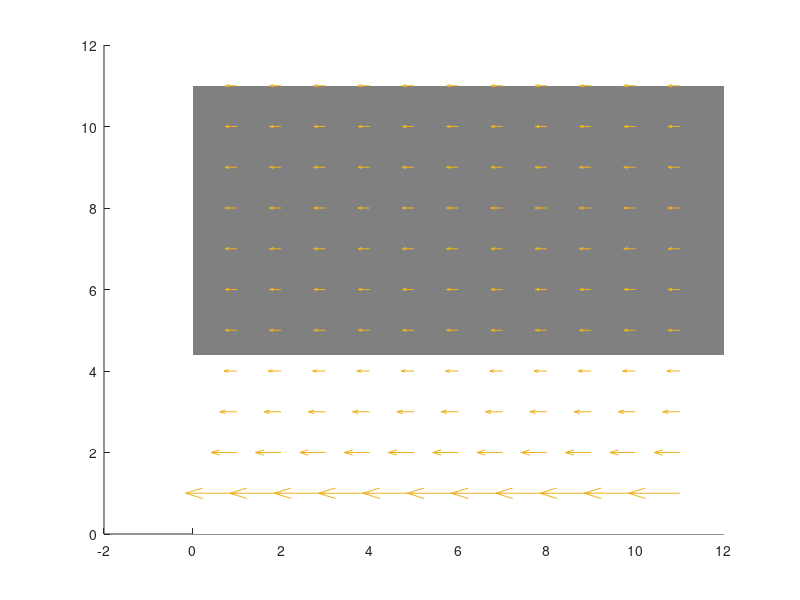
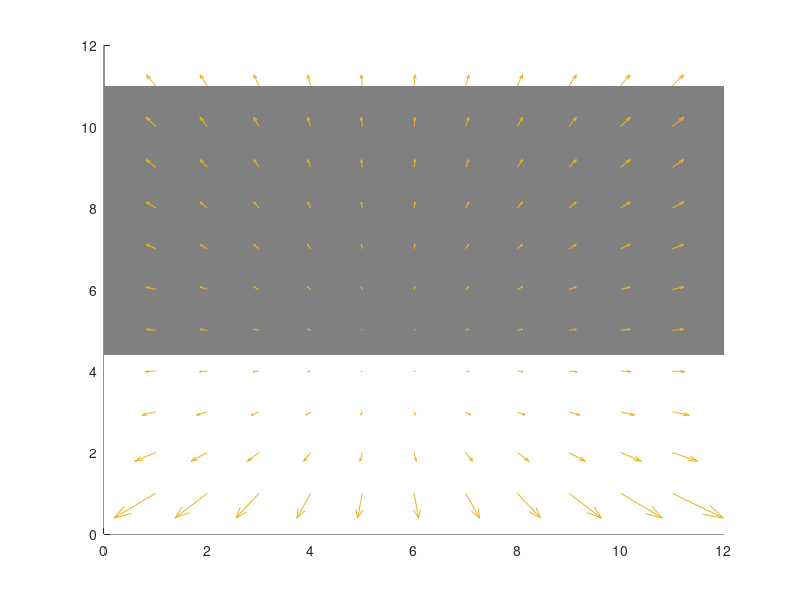
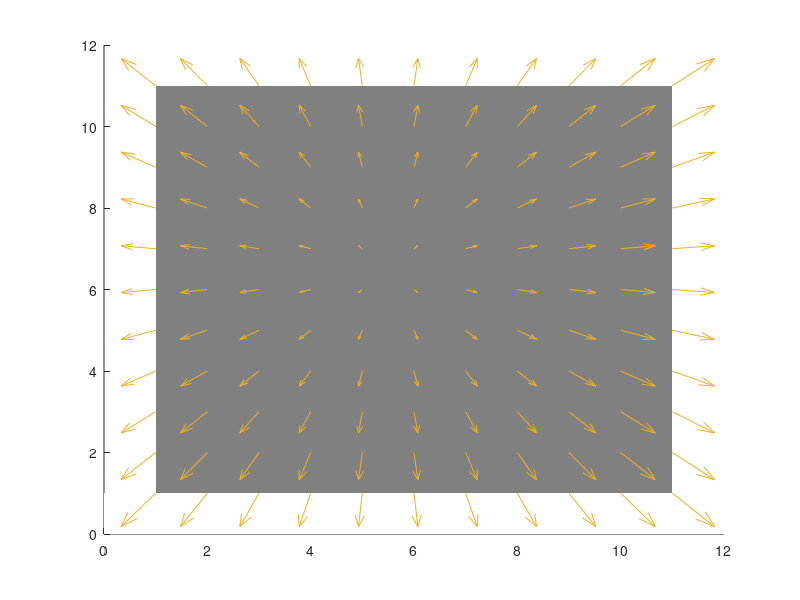
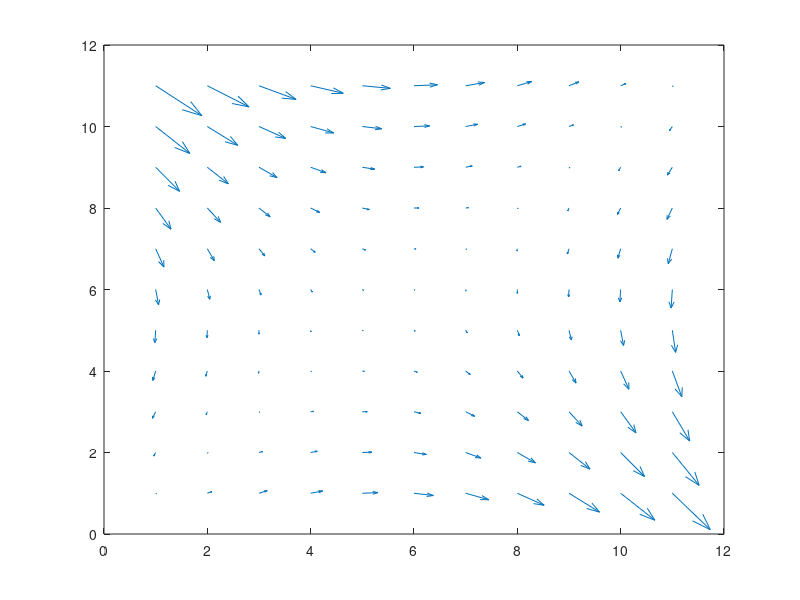

Source code (MATLAB) for these figures, in order:
clear;
close;
clc;

% TRAIN
% Size of scene
M = 11;
scale = 1;
% proportion of road
k_road = 0.4;

train_wall = 1000; % metres
train_scene = train_wall*ones(M, M);
ground_dist = 1000;
plane_scene = ground_dist*ones(M, M);
train_vel = 1000000; % m/s

car_vel = 1000000;
car_ht = 2;

plane_y_vel = 1000000;
plane_z_vel = 1000000;


% fill in the road
for i = 1:M*k_road
    for j = 1:M
        z = (i)*(1000/(M*k_road));
        train_scene(i, j) = z;
    end
end

u_train = zeros(size(train_scene)/scale);
v_train = zeros(size(train_scene)/scale);

u_car = zeros(size(train_scene));
v_car = zeros(size(train_scene));

u_plane = zeros(size(plane_scene));
v_plane = zeros(size(plane_scene));

u_rot = zeros(size(plane_scene));
v_rot = zeros(size(plane_scene));

% TRAIN
u_train = (-train_vel./train_scene());

% CAR
for i = 1:M
    for j = 1:M
                v_car(i,j) = (car_vel*(i-M*k_road)/train_scene(i,j));
                u_car(i,j) = (car_vel*(j-M/2)/train_scene(i,j));
    end
end

% PLANE
for i = 1:M
    for j = 1:M
            v_plane(i,j) = (-plane_y_vel+plane_z_vel*(i-M*0.5))/plane_scene(i,j);
            u_plane(i,j) = (plane_z_vel*(j-M*0.5)/plane_scene(i,j));
    end
end

w = 10; %wx = wy

% ROTATION
for i = 1:M
    for j = 1:M
            v_rot(i,j) = -(1+(j-M/2)^2)*w*0.5 + (i-M/2)*(j-M/2)*w*0.5;
            u_rot(i,j) = (1+(i-M/2)^2)*w*0.5 - (i-M/2)*(j-M/2)*w*0.5;
    end
end

hold on;
ha1 = area([0 M+1], [M M]);
set(ha1,'FaceColor',[.5 .5 .5]);
set(ha1,'EdgeColor','None');

ha2 = area([0 M+1], [M*k_road M*k_road]);
set(ha2,'FaceColor',[1 1 1]);
set(ha2,'EdgeColor','None');

saveas(quiver(u_train,v_train), 'Optical_Flow_Train.jpg');
axis([0 M+1 0 M+1]);
title('Optical Flow for Train');

figure()
hold on;
ha3 = area([0 M+1], [M M]);
set(ha3,'FaceColor',[.5 .5 .5]);
set(ha3,'EdgeColor','None');

ha4 = area([0 M+1], [M*k_road M*k_road]);
set(ha4,'FaceColor',[1 1 1]);
set(ha4,'EdgeColor','None');

saveas(quiver(u_car,v_car), 'Optical_Flow_Car.jpg');
title('Optical Flow for Car');
axis([0 M+1 0 M+1]);

figure()
hold on;
ha3 = area([1 M], [M M]);
set(ha3,'FaceColor',[.5 .5 .5]);
set(ha3,'EdgeColor','None');

ha4 = area([0 M+1], [1 1]);
set(ha4,'FaceColor',[1 1 1]);
set(ha4,'EdgeColor','None');

saveas(quiver(u_plane,v_plane), 'Optical_Flow_Plane.jpg');
title('Optical Flow for Plane');
axis([0 M+1 0 M+1]);

figure()

saveas(quiver(u_rot,v_rot), 'Optical_Flow_Rotation.jpg');
title('Optical Flow for Rotation');
axis([0 M+1 0 M+1]);